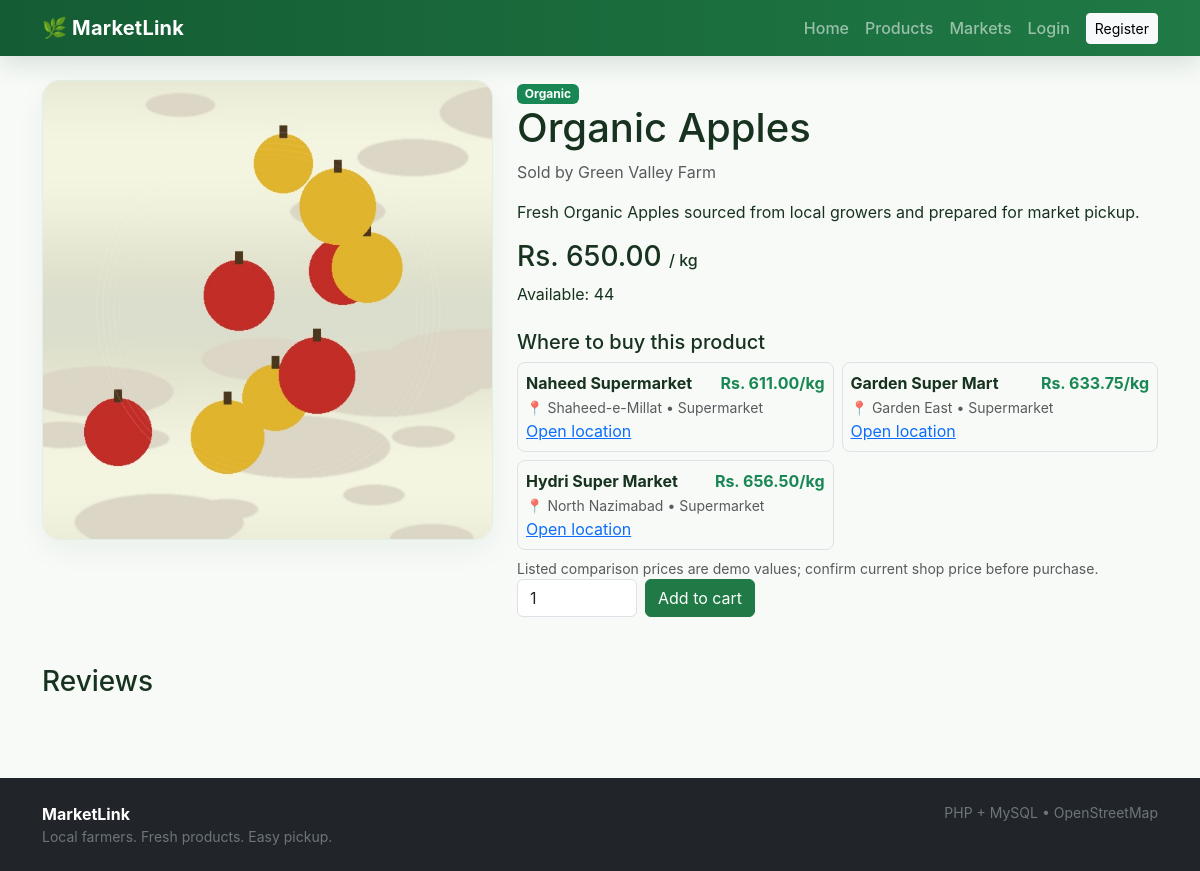
Screenshot of /product.php?id=110 with the database file from the repository.
### tables this page shows
CREATE TABLE products (
 id INT AUTO_INCREMENT PRIMARY KEY,
 farmer_id INT NOT NULL,
 name VARCHAR(100) NOT NULL,
 category VARCHAR(60) NOT NULL,
 description TEXT,
 price DECIMAL(10,2) NOT NULL,
 unit VARCHAR(30) NOT NULL,
 stock_quantity INT NOT NULL DEFAULT 0,
 image_url VARCHAR(500) DEFAULT NULL,
 created_at DATETIME DEFAULT CURRENT_TIMESTAMP,
 FOREIGN KEY (farmer_id) REFERENCES users(id) ON DELETE CASCADE
);

CREATE TABLE users (
 id INT AUTO_INCREMENT PRIMARY KEY,
 username VARCHAR(100) NOT NULL,
 email VARCHAR(100) NOT NULL UNIQUE,
 password_hash VARCHAR(255) NOT NULL,
 role ENUM('customer','farmer','admin') NOT NULL DEFAULT 'customer',
 phone VARCHAR(30), address TEXT,
 status ENUM('active','pending','suspended') NOT NULL DEFAULT 'active',
 created_at DATETIME DEFAULT CURRENT_TIMESTAMP
);

CREATE TABLE shop_product_prices (
 id INT AUTO_INCREMENT PRIMARY KEY,
 shop_id INT NOT NULL,
 product_id INT NOT NULL,
 price DECIMAL(10,2) NOT NULL,
 unit VARCHAR(30) NOT NULL,
 price_note VARCHAR(120) DEFAULT 'Demo listing price - confirm with shop',
 UNIQUE KEY uq_shop_product(shop_id,product_id),
 FOREIGN KEY(shop_id) REFERENCES shops(id) ON DELETE CASCADE,
 FOREIGN KEY(product_id) REFERENCES products(id) ON DELETE CASCADE
);

CREATE TABLE shops (
 id INT AUTO_INCREMENT PRIMARY KEY,
 shop_name VARCHAR(150) NOT NULL,
 shop_type ENUM('vegetable','fruit','meat','chicken','grocery','supermarket','farmers_market') NOT NULL,
 address TEXT NOT NULL,
 area VARCHAR(100) NOT NULL,
 latitude DECIMAL(10,8) NOT NULL,
 longitude DECIMAL(11,8) NOT NULL,
 phone VARCHAR(40),
 source_note VARCHAR(255),
 created_at DATETIME DEFAULT CURRENT_TIMESTAMP
);

### product.php (the view, shortened to what this page needs)
<?php require 'config/config.php'; $id=(int)($_GET['id']??0);
$s=db()->prepare("SELECT p.*,u.username farmer_name,u.id farmer_id FROM products p JOIN users u ON u.id=p.farmer_id WHERE p.id=?");$s->execute([$id]);$p=$s->fetch();if(!$p)exit('Product not found');
$reviews=db()->prepare("SELECT r.*,u.username FROM reviews r JOIN users u ON u.id=r.customer_id WHERE r.product_id=? ORDER BY r.id DESC");$reviews->execute([$id]);$reviews=$reviews->fetchAll();
layout_header($p['name']);?>
<div class="row g-4"><div class="col-md-5"><div class="product-big"><img src="<?=e(product_image($p['name'],$p['category'],$p['image_url'] ?? ''))?>" alt="<?=e($p['name'])?>"></div></div><div class="col-md-7"><span class="badge bg-success"><?=e($p['category'])?></span><h1><?=e($p['name'])?></h1><p class="text-muted">Sold by <?=e($p['farmer_name'])?></p><p><?=nl2br(e($p['description']))?></p><h3><?=money((float)$p['price'])?> <small class="fs-6">/ <?=e($p['unit'])?></small></h3><p>Available: <?=$p['stock_quantity']?></p>
<?php $ps=db()->prepare("SELECT s.shop_name,s.shop_type,s.area,s.latitude,s.longitude,spp.price,spp.unit FROM shop_product_prices spp JOIN shops s ON s.id=spp.shop_id WHERE spp.product_id=? ORDER BY spp.price ASC");$ps->execute([$id]);$shopPrices=$ps->fetchAll(); ?>
<?php if($shopPrices): ?><div class="mt-4"><h5>Where to buy this product</h5><div class="row g-2"><?php foreach($shopPrices as $sp): ?><div class="col-md-6"><div class="border rounded-3 p-2 h-100"><div class="d-flex justify-content-between gap-2"><strong><?=e($sp['shop_name'])?></strong><span class="text-success fw-bold"><?=money((float)$sp['price'])?>/<?=e($sp['unit'])?></span></div><small class="text-muted">📍 <?=e($sp['area'])?> • <?=e(ucwords(str_replace('_',' ',$sp['shop_type'])))?></small><br><a target="_blank" href="https://www.openstreetmap.org/?mlat=<?=$sp['latitude']?>&mlon=<?=$sp['longitude']?>#map=16/<?=$sp['latitude']?>/<?=$sp['longitude']?>">Open location</a></div></div><?php endforeach; ?></div><small class="text-muted d-block mt-2">Listed comparison prices are demo values; confirm current shop price before purchase.</small></div><?php endif; ?>
<form method="post" class="d-flex gap-2"><?=csrf_field()?><input type="number" name="quantity" min="1" max="<?=$p['stock_quantity']?>" value="1" class="form-control" style="max-width:120px"><button class="btn btn-success">Add to cart</button></form></div></div>
<h3 class="mt-5">Reviews</h3><?php foreach($reviews as $r):?><div class="border-bottom py-3"><strong><?=e($r['username'])?></strong> — <?=str_repeat('★',(int)$r['rating'])?><p class="mb-0"><?=e($r['comment'])?></p></div><?php endforeach;?>

### assets/css/style.css (style rules this page uses)
:root { --green: #1f7a45; --green-dark: #155c34; --ink: #17321f; --muted: #6d7b72; --soft: #f3f8f3 }
* { box-sizing: border-box }
body { background: #f7faf7; color: var(--ink); font-family: Inter, system-ui, -apple-system, "Segoe UI", sans-serif }
.product-img, .product-big { background: #fff; display: flex; align-items: center; justify-content: center; overflow: hidden }
.product-img img, .product-big img { width: 100%; height: 100%; object-fit: cover; display: block; transition: transform .35s ease }
.product-big { height: 470px; border-radius: 22px; border: 1px solid #e3eee5; box-shadow: 0 10px 30px #17351a0d }
.product-big img { object-fit: cover }
.btn-success { background: var(--green); border-color: var(--green) }
.product-img img, .product-big img { width: 100%; height: 100%; object-fit: cover; display: block; background: #f3f6f1 }
.product-big { height: 460px; overflow: hidden; border-radius: 18px; background: #f3f6f1 }

### rows the page displays
products: image_url (picture), category "Organic", name "Organic Apples", farmer.username "Green Valley Farm", description "Fresh Organic Apples sourced from local growers and prepared for market pickup.", price "Rs. 650.00", unit "kg", stock_quantity "44"
shop_product_prices: shop.shop_name "Naheed Supermarket", price "Rs. 611.00", unit "kg", shop.area "Shaheed-e-Millat", shop.shop_type "Supermarket"
shop_product_prices: shop.shop_name "Garden Super Mart", price "Rs. 633.75", unit "kg", shop.area "Garden East", shop.shop_type "Supermarket"
shop_product_prices: shop.shop_name "Hydri Super Market", price "Rs. 656.50", unit "kg", shop.area "North Nazimabad", shop.shop_type "Supermarket"
